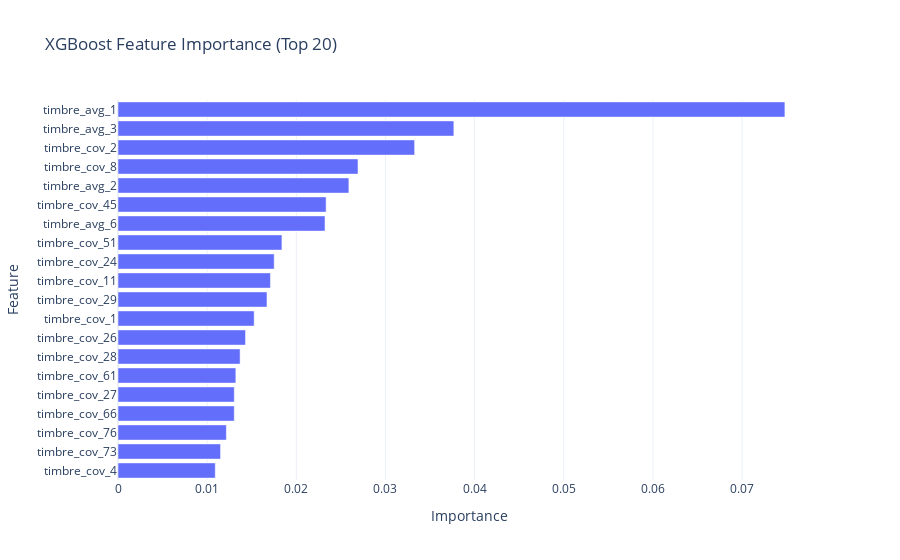

The cell this chart's notebook holds for it:
### Markdown cell above
## 7. Model Interpretation

### Code cell
if 'XGBoost' in models:
    xgb_model = models['XGBoost']
    importance = xgb_model.feature_importances_
    
    importance_df = pd.DataFrame({
        'feature': feature_names,
        'importance': importance
    }).sort_values('importance', ascending=False)
    
    fig = px.bar(
        importance_df.head(20),
        x='importance',
        y='feature',
        orientation='h',
        title='XGBoost Feature Importance (Top 20)',
        labels={'importance': 'Importance', 'feature': 'Feature'}
    )
    fig.update_layout(template='plotly_white', yaxis={'categoryorder': 'total ascending'})
    fig.write_html('reports/figures/43_xgb_importance.html')
    fig.show()
    
    print("\nTop 10 Most Important Features:")
    print(importance_df.head(10).to_string(index=False))

### Figure 1 — Plotly figure (JSON) as saved in the notebook; plotly's stock layout.template omitted (floating-point values rounded to 4 significant figures)
{"data": [{"hovertemplate": "Importance=%{x}<br>Feature=%{y}<extra></extra>", "legendgroup": "", "marker": {"color": "#636efa", "pattern": {"shape": ""}}, "name": "", "orientation": "h", "showlegend": false, "textposition": "auto", "type": "bar", "x": [0.07481, 0.03767, 0.03327, 0.02692, 0.0259, 0.02334, 0.02322, 0.01839, 0.01752, 0.0171, 0.01671, 0.01528, 0.0143, 0.0137, 0.01322, 0.01304, 0.01304, 0.01215, 0.0115, 0.01091], "xaxis": "x", "y": ["timbre_avg_1", "timbre_avg_3", "timbre_cov_2", "timbre_cov_8", "timbre_avg_2", "timbre_cov_45", "timbre_avg_6", "timbre_cov_51", "timbre_cov_24", "timbre_cov_11", "timbre_cov_29", "timbre_cov_1", "timbre_cov_26", "timbre_cov_28", "timbre_cov_61", "timbre_cov_27", "timbre_cov_66", "timbre_cov_76", "timbre_cov_73", "timbre_cov_4"], "yaxis": "y"}], "layout": {"barmode": "relative", "legend": {"tracegroupgap": 0}, "title": {"text": "XGBoost Feature Importance (Top 20)"}, "xaxis": {"anchor": "y", "domain": [0, 1], "title": {"text": "Importance"}}, "yaxis": {"anchor": "x", "categoryorder": "total ascending", "domain": [0, 1], "title": {"text": "Feature"}}}}
